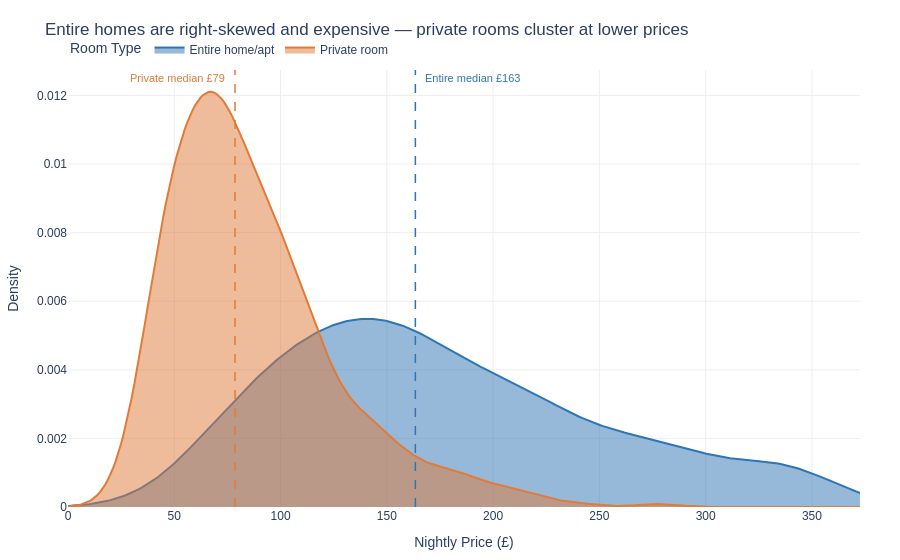

Notebook cell for this chart:
### Markdown cell above
## Task 1 — Histogram: price by room type (overlapping distributions)

**What to build:** A histogram showing price distributions for **Entire home/apt vs Private room** (exclude Shared room — too few observations) overlaid on the same chart.

**Requirements:**
- Both room types on the same chart (use `color='room_type'`)
- `barmode='overlay'` with `opacity=0.6` so both distributions are visible
- A vertical line for the median of EACH room type, differently coloured
- Insight title comparing the two distributions

> 💡 `df_cap[df_cap['room_type'].isin(['Entire home/apt','Private room'])]`

### Code cell
from scipy.stats import gaussian_kde
entire  = df_two.loc[df_two['room_type'] == 'Entire home/apt']['price']
private = df_two.loc[df_two['room_type'] == 'Private room']['price']
x_range = np.linspace(0, df_two['price'].max(), 300)

kde_entire  = gaussian_kde(entire)(x_range)
kde_private = gaussian_kde(private)(x_range)


df_kde = pd.DataFrame({
    'price':     np.tile(x_range, 2),
    'density':   np.concatenate([kde_entire, kde_private]),
    'room_type': ['Entire home/apt'] * 300 + ['Private room'] * 300,
})
fig = px.line(
    data_frame=df_kde,
    x='price',
    y='density',
    color='room_type',
    color_discrete_map=palette,
    labels={'price': 'Nightly Price (£)', 'density': 'Density', 'room_type': 'Room Type'},
    title='Entire homes are right-skewed and expensive — private rooms cluster at lower prices',
)

fig.update_traces(fill='tozeroy', opacity=0.4)

# Median reference lines
fig.add_vline(
    x=med_entire, line_dash='dash', line_color='#2E75B6', line_width=1.5,
    annotation=dict(
        text=f'Entire median £{med_entire:.0f}',
        font=dict(color='#2E75B6', size=11),
        xanchor='left', yanchor='top', xshift=8,
    ),
)

fig.add_vline(
    x=med_private, line_dash='dash', line_color='#E07B39', line_width=1.5,
    annotation=dict(
        text=f'Private median £{med_private:.0f}',
        font=dict(color='#E07B39', size=11),
        xanchor='right', yanchor='top', xshift=-8,
    ),
)

fig.update_layout(
    plot_bgcolor='white',
    paper_bgcolor='white',
    font=dict(family='Arial', size=12),
    legend=dict(title='Room Type', orientation='h', y=1.08),
    margin=dict(l=60, r=40, t=70, b=40),
)

fig.update_xaxes(gridcolor='#EEEEEE')
fig.update_yaxes(gridcolor='#EEEEEE')

fig.show()

### Figure 1 — Plotly figure (JSON) as saved in the notebook; plotly's stock layout.template omitted (floating-point values rounded to 4 significant figures; data arrays with more than 128 entries replaced by an {"elided": "..."} marker saying what was removed)
{"data": [{"fill": "tozeroy", "hovertemplate": "Room Type=Entire home/apt<br>Nightly Price (£)=%{x}<br>Density=%{y}<extra></extra>", "legendgroup": "Entire home/apt", "line": {"color": "#2E75B6", "dash": "solid"}, "marker": {"symbol": "circle"}, "mode": "lines", "name": "Entire home/apt", "opacity": 0.4, "orientation": "v", "showlegend": true, "type": "scatter", "x": {"elided": "300 float values"}, "xaxis": "x", "y": {"elided": "300 float values"}, "yaxis": "y"}, {"fill": "tozeroy", "hovertemplate": "Room Type=Private room<br>Nightly Price (£)=%{x}<br>Density=%{y}<extra></extra>", "legendgroup": "Private room", "line": {"color": "#E07B39", "dash": "solid"}, "marker": {"symbol": "circle"}, "mode": "lines", "name": "Private room", "opacity": 0.4, "orientation": "v", "showlegend": true, "type": "scatter", "x": {"elided": "300 float values"}, "xaxis": "x", "y": {"elided": "300 float values"}, "yaxis": "y"}], "layout": {"annotations": [{"font": {"color": "#2E75B6", "size": 11}, "showarrow": false, "text": "Entire median £163", "x": 163.4, "xanchor": "left", "xref": "x", "xshift": 8, "y": 1, "yanchor": "top", "yref": "y domain"}, {"font": {"color": "#E07B39", "size": 11}, "showarrow": false, "text": "Private median £79", "x": 78.57, "xanchor": "right", "xref": "x", "xshift": -8, "y": 1, "yanchor": "top", "yref": "y domain"}], "font": {"family": "Arial", "size": 12}, "legend": {"orientation": "h", "title": {"text": "Room Type"}, "tracegroupgap": 0, "y": 1.08}, "margin": {"b": 40, "l": 60, "r": 40, "t": 70}, "paper_bgcolor": "white", "plot_bgcolor": "white", "shapes": [{"line": {"color": "#2E75B6", "dash": "dash", "width": 1.5}, "type": "line", "x0": 163.4, "x1": 163.4, "xref": "x", "y0": 0, "y1": 1, "yref": "y domain"}, {"line": {"color": "#E07B39", "dash": "dash", "width": 1.5}, "type": "line", "x0": 78.57, "x1": 78.57, "xref": "x", "y0": 0, "y1": 1, "yref": "y domain"}], "title": {"text": "Entire homes are right-skewed and expensive — private rooms cluster at lower prices"}, "xaxis": {"anchor": "y", "domain": [0, 1], "gridcolor": "#EEEEEE", "title": {"text": "Nightly Price (£)"}}, "yaxis": {"anchor": "x", "domain": [0, 1], "gridcolor": "#EEEEEE", "title": {"text": "Density"}}}}
